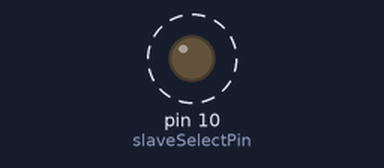
A sketch run on a simulated Arduino Uno, built with avr-gcc and run on an emulated ATmega328P. On the bench: output pins drawn as LEDs (lit = HIGH). Dashed ring = blinking.

Above: at 1.9 s.
Timing chart, 0 to 6.2 s (numbered marks = the images above):
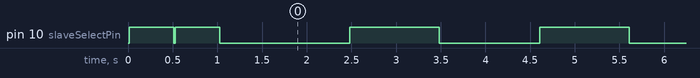

Measured:
- by itself, pin 10 (slaveSelectPin): goes LOW 0.01 s, HIGH 0.50 s, LOW 1.5 s, 60 × (HIGH 1.0 s, LOW 1.1 s), then HIGH

The sketch:

Test_SP6302LQ.ino
```cpp
// This file is ment to explain how the chipset SP6302LQ works.
// I have found a chipset already connected to a 15 character display on a board named (PCB-088B-DISP-B)
// Is a board that I have found inside an old Cable TV decoder.
//
// THE SPI PROTOCOL:
// =================
// The chipset communicate with the controller through a SPI channel.
// Arduino implements the SPI protocol. I am using Arduino Uno that uses pin 10, 11, 12, 13
// SPI protocol is a serial master-slave communication technique that allows you to let two component to
// exchange information. In the communication there's always a Master (typically the microcontroller as
// Arduino in this case) and a Slave.
// The way SPI names the pin is quite interesting:
// Pin 11   is MOSI that means "Master Output Slave Input" hence when the device it is located on is
//          used as Master it works as Output pin but if the device it is located on is used as Slave
//          it works as Input. This means that when you connect a MOSI pin on your Master with the MOSI
//          pin on your slave your are creating a flow of information from MASTER to SLAVE.
// Pin 12   is MISO (Master Input Slave Output) it works in the opposite direction compared to Pin 11.
// Pin 13   Is the Clock pin. Typically on every serial communication the master device generates the
//          clock signal to syncronize the communication between the two peers.
// Pin 10   Slave Select is the pin that the Master use to start and stop the communication towards the
//          the slave. When the pin is set to LOW the communication can start and when it is HIGH the
//          the communication stops.
//
// The communication with a display is one direction only, from Master (the Ardiuno) to Slave (the display)
// Hence only the MOSI pins are used and not the MISO ones.
// Be aware that the name of the pins on the chipset SP6302LQ are different but the following is the right mapping:
//          - MOSI is named DIN
//          - Clock is CLKB
//          - Slave Select (SS) is CSB.
//
// THE SP6302LQ CHIPSET:
// =====================
// To write the text on the display you have to write data into the DCRAM (Direct Control RAM).
// Typically you send the first byte that represents the command for writing a character in the specified position
// followed by a byte representing the character you want to display according to the character table stored in the
// chipset ROM (you can find all the codes in the documentation). Now if you send another character it is automatically
// written in the next position (you do not have to specify explicitly the next position).
// So the typical loop should be:
// - Set the SS pin to LOW
// - Send the command to write in the DC RAM in position 0
// - Send the character to be displaid in position 0
// - Send the character to be displaid in position 1
// - ....
// - ...
// - Send the character to be displaid in position 14
// - Set the SS pin to HIGH
//
// There are also other commands that you can use to adjust the number of character to be used; the intensity of the light; ...

// inslude the SPI library:
#include <SPI.h>

// set pin 10 as the slave select
const int slaveSelectPin = 10;
const int pausa = 7;
char listaChar[] =  {' ',  'A',  'B',  'C',  'D',  'E',  'F',  'G',  'H',  'I',  'J',  'K',  'L',  'M',  'N',  'O',  'P',  'Q',  'R',  'S',  'T',  'U',  'V',  'W',  'X',  'Y',  'Z' };
byte codifica[] =   {0x20, 0x41, 0x42, 0x43, 0x44, 0x45, 0x46, 0x47, 0x48, 0x49, 0x4A, 0x4B, 0x4C, 0x4D, 0x4E, 0x4F, 0x50, 0x51, 0x52, 0x53, 0x54, 0x55, 0x56, 0x57, 0x58, 0x59, 0x5A};
int sizeListaChar = sizeof(listaChar)/sizeof(char);


void setup() {

  Serial.begin(9600);

  byte value;
  byte conf;

  // Set the slaveSelectPin as an output:
  pinMode(slaveSelectPin, OUTPUT);

  // Initialize SPI:
  SPI.begin();
  SPI.beginTransaction(SPISettings(14000000, LSBFIRST, SPI_MODE3));
  SPI.endTransaction();

  //Settaggio numero di digit
  value = B01100000;
  digitalVFDWrite(value);
  delay (500);

  // Display in normal mode
  value = B01110000;
  digitalVFDWrite(value);
  delay (500);

  // Azzero la ADRAM
  digitalWrite(slaveSelectPin, LOW);
  conf = B00000000;
  value = B00110000;
  SPI.transfer(value);
  delay(pausa);
  for (int i=0; i<16; i++){
    SPI.transfer(conf);
    delay(pausa);
  }
  digitalWrite(slaveSelectPin, HIGH);

  // Azzero la DCRAM
  digitalWrite(slaveSelectPin, LOW);
  conf = B00100000; // blank
  value = B00010000;
  SPI.transfer(value);
  delay(100);
  for (int i=0; i<16; i++){
    SPI.transfer(conf);
    delay(pausa);
  }
  digitalWrite(slaveSelectPin, HIGH);


}

void loop() {
  displayString ( "PAOLO VITTORIO CAPITELLI" );
  delay (1000);
}

// This function is used to send a one byte command
// to the chipset. Infact it starts the transaction
// putting the Select Slave PIN (SS) to LOW, sends
// the command via the SPI protocol and closes the
// transaction putting the SS pin back to HIGH.
void digitalVFDWrite(int value) {

  // Starts the transaction putting the
  // Slave Select PIN (SS) to LOW.
  digitalWrite(slaveSelectPin, LOW);
  delay(pausa);

  // Send the command / value via SPI protocol
  SPI.transfer(value);
  delay(pausa);

  // Ends the transaction putting the
  // Slave Select PIN (SS) to HIGH.
  digitalWrite(slaveSelectPin, HIGH);
}


// Takes the input string, truncates it to 15 characters
// (the size of the display); send all the characters
// from posizion 0x0 (the rightmost) to position 0XF in
// reverse order (from the last character to the first)
void displayStringTrunc( String testo){

  byte codiceChar;
  byte value;

  if ( testo.length() > 15 ) {
    testo = testo.substring(0,15);
  }

  // Starts the transaction putting the
  // Slave Select PIN to Low.
  digitalWrite(slaveSelectPin, LOW);

  // Command: Start writing in DCRAM in position 0 (the rightmost)
  value = B00010000;
  SPI.transfer(value);
  delay(pausa);

  for (int i=testo.length()-1; i>=0; i--) {
    codiceChar = decodeChar( testo.charAt(i));
    SPI.transfer( codiceChar );
    delay(pausa);
  }

  // Ends the transaction putting the
  // Slave Select PIN to High.
  digitalWrite(slaveSelectPin, HIGH);

}

// Takes the input string and if it is wider than
// 15 characters it extract in turns portions of
// the string wider 15 characters and display it
// using the displayStringTrunc() function.
// The first portion is from char 0 to char 14, the
// second portion is from char 1 to char 15 ...
// The effect is that the entire text scrolls on
// the screen from right to left.
void displayString( String testo){

  byte codiceChar;
  byte value;
  int lunghezza = testo.length();

  if ( lunghezza <= 15 ) {
      displayStringTrunc ( testo );
  } else {
      for (int i=0; i<=(lunghezza-15); i++)
      {
        displayStringTrunc ( testo.substring(i,i+15) );
      }
  }
}

// Given a character returns the bytecode of it
// according to the char table stored within the
// SP6302LQ chipset. The char table is stored in
// the two arrays listaChar[] and codifica[]
// In this example only uppercase characters and
// blank has been defined but using the SP6302LQ
// datasheet you can define the whole char set.
byte decodeChar(char carattereIn)
{
    for (int j=0; j<sizeListaChar; j++)
    {
      if (carattereIn == listaChar[j])
      {
        return codifica[j];
      }
    }
}
```
